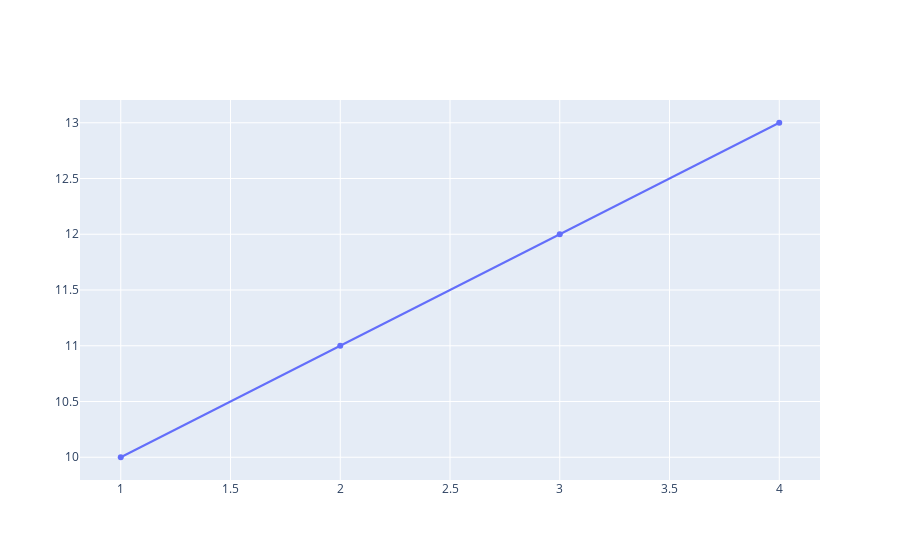

Notebook code cell kept with this figure:
### Code cell
import plotly.graph_objects as go
#create a simple line chart
fig =go.Figure(data=go.Scatter(x=[1,2,3,4], y=[10,11,12,13]))
fig.show()

### Figure 1 — Plotly figure (JSON) as saved in the notebook; plotly's stock layout.template omitted (floating-point values rounded to 4 significant figures)
{"data": [{"type": "scatter", "x": [1, 2, 3, 4], "y": [10, 11, 12, 13]}], "layout": {}}
